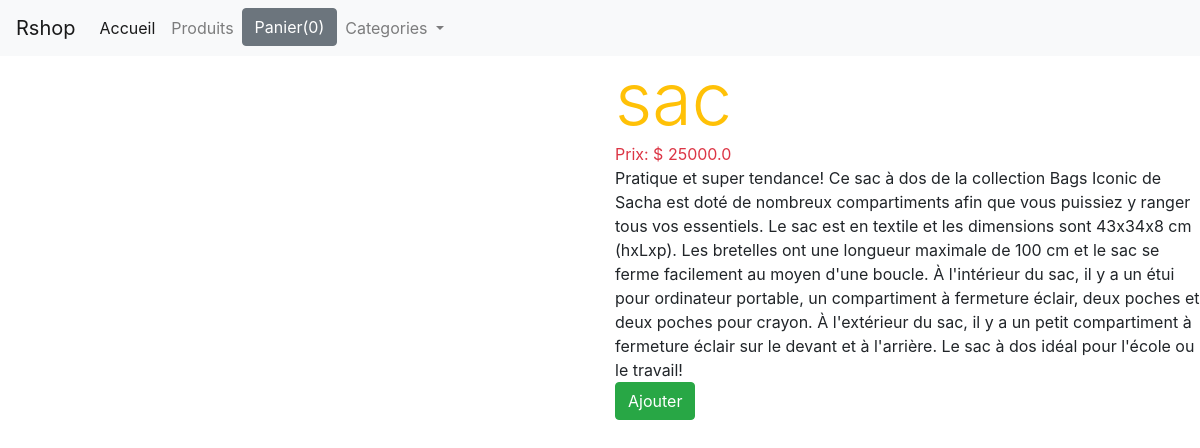
Page /3 on the committed database.
### shop/models.py (models this page shows, shortened)
class Produit(models.Model):
    title=models.CharField(max_length=200)
    price=models.FloatField()
    description=models.TextField()
    category=models.ForeignKey(Category, related_name="category", on_delete=models.CASCADE)
    image=models.CharField(max_length=5000)
    date_added=models.DateTimeField(auto_now=True)
    class Meta:
        ordering= ['-date_added']

### shop/views.py (the view)
# urls.py: path('<int:myid>',detail, name='detail'),
def detail(request, myid):
    product_object=Produit.objects.get(id=myid)
    return render(request,'shop/detail.html',{'product':product_object})

### shop/templates/shop/detail.html (shortened to what this page needs)
{% extends "shop/base.html"%}
{% block content %}
<div class="row">
  <div class="col-md-6">
      <div>
      </div>
  </div>
  <div class="col-md-6">
    <div class="text-warning display-3">
        {{product.title}}
    </div>
    <div class="text-danger ">
       Prix: $ {{product.price}}
    </div>
    <div >
        {{product.description}}
    </div>
      <a href="#"><button class="btn btn-success" >Ajouter</button></a>
  </div>
</div>
{%endblock%}

### rows in the picture
Produit: title "sac", price "25000.0", description "Pratique et super tendance! Ce sac à dos de la collection Bags Iconic de Sacha est doté de nombreux compartiments afin que vous puissiez y ranger tous vos essentiels. Le sac est en textile et les dimensions sont 43x34x8 cm (hxLxp). Les bretelles ont une longueur maximale de 100 cm et le sac se ferme facilement au moyen d'une boucle. À l'intérieur du sac, il y a un étui pour ordinateur portable, un compartiment à fermeture éclair, deux poches et deux poches pour crayon. À l'extérieur du sac, il y a un petit compartiment à fermeture éclair sur le devant et à l'arrière. Le sac à dos idéal pour l'école ou le travail!"
